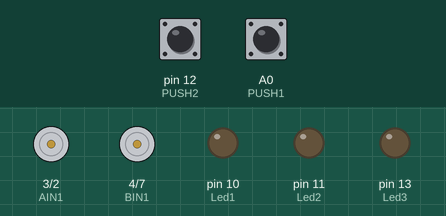
This sketch was run on a simulated Arduino Nano, built with avr-gcc and run on an emulated ATmega328P. On the bench: motor-driver pin pairs drawn as motors (green arrow = first pin HIGH = forward, orange = second pin HIGH = backward, longer = more drive, scaled by the enable pin), output pins drawn as LEDs (lit = HIGH). The inputs (shaded band) are chosen by the test bench; at power-on: pin 12 (PUSH2) HIGH, A0 (PUSH1) HIGH.

Above: at 1.2 s.
1.3 s: pin 12 (PUSH2) pulled LOW for 0.15 s
At 2.2 s:
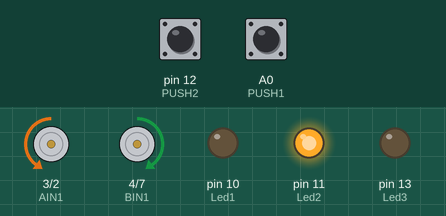
4.4 s: A0 (PUSH1) pulled LOW for 3.2 s
At 7.6 s:
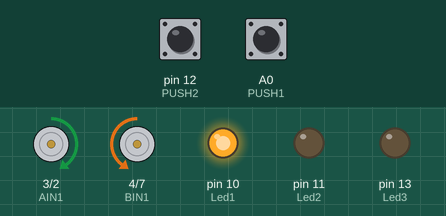
10.6 s: A0 (PUSH1) pulled LOW for 0.15 s
At 13.0 s:
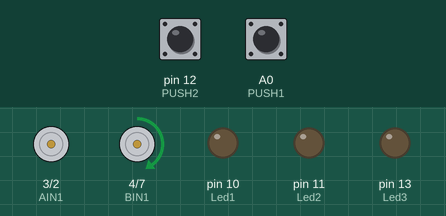
13.7 s: pin 12 (PUSH2) pulled LOW for 3.2 s
At 18.3 s:
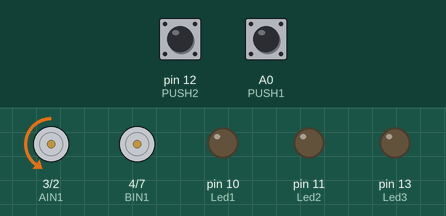
Timing chart, 0 to 20.9 s (numbered marks = the images above; inputs shaded):
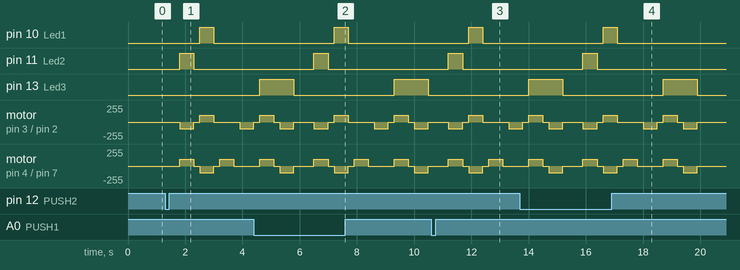

The sketch:

minisumo_edu_testmoviment.ino
```cpp
/*
Test de los motores:
cuando apretamos cualquier pulsador:
adelante
atras
giro derecha
giro izquierda
pivota en sentido horario
pivota en sentido antihorario

*/


#define SD A7
#define SLD A6
#define SIZ A3
#define SLIZ A2

#define PUSH1 A0
#define PUSH2 12

#define AIN2 2
#define AIN1 3
#define BIN1 4
#define PWMA 5
#define PWMB 6
#define BIN2 7

#define Led1 10
#define Led2 11
#define Led3 13

#define rojo 1
#define verde 0
#define nano 2


volatile int velocidad=100;

void setup() {
  //Entradas
pinMode(PUSH1,INPUT_PULLUP);
pinMode(PUSH2,INPUT_PULLUP);

pinMode(SIZ,INPUT);
pinMode(SLIZ,INPUT);


// Salidas
pinMode(Led1,OUTPUT);
pinMode(Led2,OUTPUT);
pinMode(Led3,OUTPUT);

pinMode(AIN1,OUTPUT);
pinMode(AIN2,OUTPUT);
pinMode(BIN1,OUTPUT);
pinMode(BIN2,OUTPUT);
pinMode(PWMA,OUTPUT);
pinMode(PWMB,OUTPUT);


}
void loop() {
  while(digitalRead(PUSH1)&&digitalRead(PUSH2));

 delay(500);

   adelante();
   led_on(rojo);
   delay(500);
   para();
   led_off(rojo);
   delay(200);
   atras();
   led_on(verde);
   delay(500);
   para();
   led_off(verde);
   delay(200);
   giro_derecha();
   delay(500);
   para();
   delay(200);
   giro_izquierda();
   delay(500);
   para();
   delay(200);
   pivota_h();
   led_on(nano);
   delay(500);
      para();
   delay(200);
   pivota_ah();
   delay(500);
      para();
      led_off(nano);
   delay(200);


}

void led_on(char nled)
{
    switch (nled) {
  case 0:    // your hand is on the sensor
    digitalWrite(Led1,HIGH);
    break;
  case 1:    // your hand is close to the sensor
    digitalWrite(Led2,HIGH);
    break;
  case 2:    // your hand is a few inches from the sensor
    digitalWrite(Led3,HIGH);
    break;
    }
}

void led_off(char nled)
{
    switch (nled) {
  case 0:    // your hand is on the sensor
    digitalWrite(Led1,LOW);
    break;
  case 1:    // your hand is close to the sensor
    digitalWrite(Led2,LOW);
    break;
  case 2:    // your hand is a few inches from the sensor
    digitalWrite(Led3,LOW);
    break;
    }
}


void adelante(void)
{
 digitalWrite(AIN2,HIGH);
 digitalWrite(AIN1,LOW);
 analogWrite(PWMA,velocidad);
  digitalWrite(BIN1,HIGH);
 digitalWrite(BIN2,LOW);
 analogWrite(PWMB,velocidad);
}

void atras(void)
{
 digitalWrite(AIN1,HIGH);
 digitalWrite(AIN2,LOW);
 analogWrite(PWMA,velocidad);
 digitalWrite(BIN2,HIGH);
 digitalWrite(BIN1,LOW);
 analogWrite(PWMB,velocidad);

}
void giro_derecha(void)
{
   digitalWrite(AIN2,HIGH);
 digitalWrite(AIN1,LOW);
 analogWrite(PWMA,0);
  digitalWrite(BIN1,HIGH);
 digitalWrite(BIN2,LOW);
 analogWrite(PWMB,velocidad);

}

void giro_izquierda(void)
{
   digitalWrite(AIN2,HIGH);
 digitalWrite(AIN1,LOW);
 analogWrite(PWMA,velocidad);
  digitalWrite(BIN1,HIGH);
 digitalWrite(BIN2,LOW);
 analogWrite(PWMB,0);
}

void pivota_h(void)
{
  digitalWrite(AIN1,HIGH);
 digitalWrite(AIN2,LOW);
 analogWrite(PWMA,velocidad);
  digitalWrite(BIN1,HIGH);
 digitalWrite(BIN2,LOW);
 analogWrite(PWMB,velocidad);
}

void pivota_ah()
{
  digitalWrite(AIN2,HIGH);
 digitalWrite(AIN1,LOW);
 analogWrite(PWMA,velocidad);
  digitalWrite(BIN2,HIGH);
 digitalWrite(BIN1,LOW);
 analogWrite(PWMB,velocidad);
}

void para(void)
{
  digitalWrite(AIN1,HIGH);
 digitalWrite(AIN2,LOW);
 analogWrite(PWMA,0);
   digitalWrite(BIN1,HIGH);
 digitalWrite(BIN2,LOW);
 analogWrite(PWMB,0);

}
```

Measured:
- after the input at 1.3 s, pin 10 (Led1): LOW → HIGH after 1.2 s, → LOW 0.50 s later; pin 11 (Led2): LOW → HIGH after 0.50 s, → LOW 0.50 s later
- after the input at 4.4 s, pin 10 (Led1): LOW → HIGH after 2.8 s, → LOW 0.50 s later; pin 11 (Led2): LOW → HIGH after 2.1 s, → LOW 0.50 s later
- after the input at 10.6 s, pin 10 (Led1): LOW → HIGH after 1.3 s, → LOW 0.50 s later; pin 11 (Led2): LOW → HIGH after 0.60 s, → LOW 0.50 s later
- after the input at 13.7 s, pin 10 (Led1): LOW → HIGH after 2.9 s, → LOW 0.50 s later; pin 11 (Led2): LOW → HIGH after 2.2 s, → LOW 0.50 s later
- by itself, pin 13 (Led3): alternates HIGH for 1.2 s and LOW for 3.5 s
